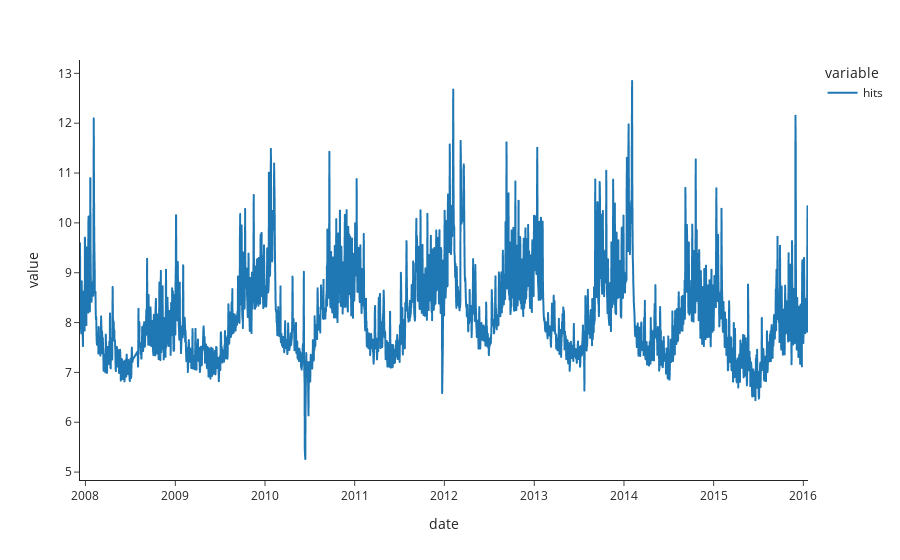

The notebook cell saved with this chart:
### Code cell
px.line(df_manning, template='simple_white')

### Figure 1 — Plotly figure (JSON) as saved in the notebook; plotly's stock layout.template omitted (floating-point values rounded to 4 significant figures; data arrays with more than 128 entries replaced by an {"elided": "..."} marker saying what was removed)
{"data": [{"hovertemplate": "variable=hits<br>date=%{x}<br>value=%{y}<extra></extra>", "legendgroup": "hits", "line": {"color": "#1F77B4", "dash": "solid"}, "marker": {"symbol": "circle"}, "mode": "lines", "name": "hits", "showlegend": true, "type": "scattergl", "x": {"elided": "2905 str values"}, "xaxis": "x", "y": {"elided": "2905 float values"}, "yaxis": "y"}], "layout": {"legend": {"title": {"text": "variable"}, "tracegroupgap": 0}, "margin": {"t": 60}, "xaxis": {"anchor": "y", "domain": [0, 1], "title": {"text": "date"}}, "yaxis": {"anchor": "x", "domain": [0, 1], "title": {"text": "value"}}}}
